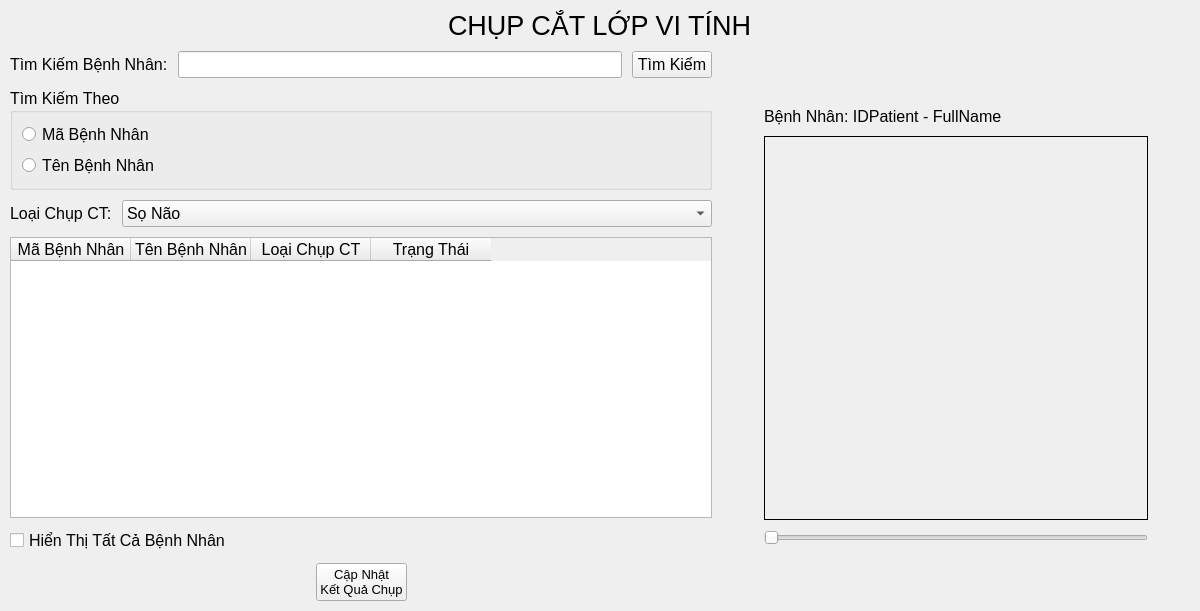
<?xml version="1.0" encoding="UTF-8"?>
<ui version="4.0">
 <class>CTScan</class>
 <widget class="QFrame" name="CTScan">
  <property name="geometry">
   <rect>
    <x>0</x>
    <y>0</y>
    <width>1200</width>
    <height>611</height>
   </rect>
  </property>
  <property name="font">
   <font>
    <pointsize>12</pointsize>
   </font>
  </property>
  <property name="windowTitle">
   <string>Frame</string>
  </property>
  <layout class="QVBoxLayout" name="verticalLayout_5" stretch="0,9">
   <property name="spacing">
    <number>10</number>
   </property>
   <property name="leftMargin">
    <number>10</number>
   </property>
   <property name="topMargin">
    <number>10</number>
   </property>
   <property name="rightMargin">
    <number>10</number>
   </property>
   <property name="bottomMargin">
    <number>10</number>
   </property>
   <item>
    <layout class="QHBoxLayout" name="horizontalLayout">
     <item>
      <spacer name="horizontalSpacer">
       <property name="orientation">
        <enum>Qt::Horizontal</enum>
       </property>
       <property name="sizeHint" stdset="0">
        <size>
         <width>40</width>
         <height>20</height>
        </size>
       </property>
      </spacer>
     </item>
     <item>
      <widget class="QLabel" name="label">
       <property name="font">
        <font>
         <pointsize>20</pointsize>
        </font>
       </property>
       <property name="text">
        <string>CHỤP CẮT LỚP VI TÍNH</string>
       </property>
      </widget>
     </item>
     <item>
      <spacer name="horizontalSpacer_2">
       <property name="orientation">
        <enum>Qt::Horizontal</enum>
       </property>
       <property name="sizeHint" stdset="0">
        <size>
         <width>40</width>
         <height>20</height>
        </size>
       </property>
      </spacer>
     </item>
    </layout>
   </item>
   <item>
    <layout class="QHBoxLayout" name="horizontalLayout_6" stretch="3,2">
     <item>
      <layout class="QVBoxLayout" name="verticalLayout_2" stretch="0,1,0,7,0,0">
       <property name="spacing">
        <number>10</number>
       </property>
       <property name="sizeConstraint">
        <enum>QLayout::SetDefaultConstraint</enum>
       </property>
       <property name="leftMargin">
        <number>0</number>
       </property>
       <property name="topMargin">
        <number>0</number>
       </property>
       <property name="rightMargin">
        <number>0</number>
       </property>
       <property name="bottomMargin">
        <number>0</number>
       </property>
       <item>
        <layout class="QHBoxLayout" name="horizontalLayout_2">
         <item>
          <widget class="QLabel" name="label_5">
           <property name="font">
            <font>
             <pointsize>12</pointsize>
            </font>
           </property>
           <property name="text">
            <string>Tìm Kiếm Bệnh Nhân:</string>
           </property>
          </widget>
         </item>
         <item>
          <widget class="QLineEdit" name="txtSearch">
           <property name="font">
            <font>
             <pointsize>12</pointsize>
            </font>
           </property>
          </widget>
         </item>
         <item>
          <widget class="QPushButton" name="btSearch">
           <property name="font">
            <font>
             <pointsize>12</pointsize>
            </font>
           </property>
           <property name="cursor">
            <cursorShape>PointingHandCursor</cursorShape>
           </property>
           <property name="text">
            <string>Tìm Kiếm</string>
           </property>
          </widget>
         </item>
        </layout>
       </item>
       <item>
        <widget class="QGroupBox" name="groupBox">
         <property name="font">
          <font>
           <pointsize>12</pointsize>
           <kerning>false</kerning>
          </font>
         </property>
         <property name="title">
          <string>Tìm Kiếm Theo</string>
         </property>
         <layout class="QVBoxLayout" name="verticalLayout">
          <item>
           <widget class="QRadioButton" name="radioBTIDPatient">
            <property name="font">
             <font>
              <pointsize>12</pointsize>
              <strikeout>false</strikeout>
              <kerning>false</kerning>
             </font>
            </property>
            <property name="text">
             <string>Mã Bệnh Nhân</string>
            </property>
           </widget>
          </item>
          <item>
           <widget class="QRadioButton" name="radioBTFullName">
            <property name="font">
             <font>
              <pointsize>12</pointsize>
             </font>
            </property>
            <property name="text">
             <string>Tên Bệnh Nhân</string>
            </property>
           </widget>
          </item>
         </layout>
        </widget>
       </item>
       <item>
        <layout class="QHBoxLayout" name="horizontalLayout_3" stretch="0,3">
         <item>
          <widget class="QLabel" name="label_4">
           <property name="font">
            <font>
             <pointsize>12</pointsize>
            </font>
           </property>
           <property name="text">
            <string>Loại Chụp CT:</string>
           </property>
          </widget>
         </item>
         <item>
          <widget class="QComboBox" name="comboTypeCTScan">
           <property name="font">
            <font>
             <pointsize>12</pointsize>
            </font>
           </property>
           <item>
            <property name="text">
             <string>Sọ Não</string>
            </property>
           </item>
           <item>
            <property name="text">
             <string>Phổi</string>
            </property>
           </item>
           <item>
            <property name="text">
             <string>Xương</string>
            </property>
           </item>
           <item>
            <property name="text">
             <string>Ổ Bụng</string>
            </property>
           </item>
          </widget>
         </item>
        </layout>
       </item>
       <item>
        <widget class="QTableWidget" name="dataTabPatient">
         <property name="font">
          <font>
           <family>MS Shell Dlg 2</family>
           <pointsize>12</pointsize>
          </font>
         </property>
         <property name="sizeAdjustPolicy">
          <enum>QAbstractScrollArea::AdjustToContents</enum>
         </property>
         <attribute name="horizontalHeaderDefaultSectionSize">
          <number>120</number>
         </attribute>
         <column>
          <property name="text">
           <string>Mã Bệnh Nhân</string>
          </property>
         </column>
         <column>
          <property name="text">
           <string>Tên Bệnh Nhân</string>
          </property>
         </column>
         <column>
          <property name="text">
           <string>Loại Chụp CT</string>
          </property>
         </column>
         <column>
          <property name="text">
           <string>Trạng Thái</string>
          </property>
         </column>
        </widget>
       </item>
       <item>
        <widget class="QCheckBox" name="checkAllPatient">
         <property name="font">
          <font>
           <pointsize>12</pointsize>
          </font>
         </property>
         <property name="text">
          <string>Hiển Thị Tất Cả Bệnh Nhân</string>
         </property>
        </widget>
       </item>
       <item>
        <layout class="QHBoxLayout" name="horizontalLayout_4">
         <item>
          <spacer name="horizontalSpacer_3">
           <property name="orientation">
            <enum>Qt::Horizontal</enum>
           </property>
           <property name="sizeHint" stdset="0">
            <size>
             <width>40</width>
             <height>20</height>
            </size>
           </property>
          </spacer>
         </item>
         <item>
          <widget class="QPushButton" name="btUpload">
           <property name="font">
            <font>
             <pointsize>10</pointsize>
            </font>
           </property>
           <property name="cursor">
            <cursorShape>PointingHandCursor</cursorShape>
           </property>
           <property name="text">
            <string>Cập Nhật
Kết Quả Chụp</string>
           </property>
          </widget>
         </item>
         <item>
          <spacer name="horizontalSpacer_4">
           <property name="orientation">
            <enum>Qt::Horizontal</enum>
           </property>
           <property name="sizeHint" stdset="0">
            <size>
             <width>40</width>
             <height>20</height>
            </size>
           </property>
          </spacer>
         </item>
        </layout>
       </item>
      </layout>
     </item>
     <item>
      <layout class="QHBoxLayout" name="horizontalLayout_5">
       <item>
        <spacer name="horizontalSpacer_5">
         <property name="orientation">
          <enum>Qt::Horizontal</enum>
         </property>
         <property name="sizeHint" stdset="0">
          <size>
           <width>40</width>
           <height>20</height>
          </size>
         </property>
        </spacer>
       </item>
       <item>
        <layout class="QVBoxLayout" name="verticalLayout_4">
         <property name="leftMargin">
          <number>10</number>
         </property>
         <property name="topMargin">
          <number>10</number>
         </property>
         <property name="rightMargin">
          <number>10</number>
         </property>
         <property name="bottomMargin">
          <number>10</number>
         </property>
         <item>
          <spacer name="verticalSpacer">
           <property name="orientation">
            <enum>Qt::Vertical</enum>
           </property>
           <property name="sizeHint" stdset="0">
            <size>
             <width>20</width>
             <height>18</height>
            </size>
           </property>
          </spacer>
         </item>
         <item>
          <layout class="QVBoxLayout" name="verticalLayout_3">
           <item>
            <widget class="QLabel" name="lbPatient">
             <property name="font">
              <font>
               <pointsize>12</pointsize>
              </font>
             </property>
             <property name="text">
              <string>Bệnh Nhân: IDPatient - FullName</string>
             </property>
            </widget>
           </item>
           <item>
            <widget class="QLabel" name="lbCTScanImg">
             <property name="minimumSize">
              <size>
               <width>384</width>
               <height>384</height>
              </size>
             </property>
             <property name="maximumSize">
              <size>
               <width>384</width>
               <height>384</height>
              </size>
             </property>
             <property name="frameShape">
              <enum>QFrame::Box</enum>
             </property>
             <property name="text">
              <string/>
             </property>
            </widget>
           </item>
           <item>
            <widget class="QSlider" name="hSlider">
             <property name="minimumSize">
              <size>
               <width>384</width>
               <height>0</height>
              </size>
             </property>
             <property name="maximumSize">
              <size>
               <width>384</width>
               <height>16777215</height>
              </size>
             </property>
             <property name="minimum">
              <number>1</number>
             </property>
             <property name="orientation">
              <enum>Qt::Horizontal</enum>
             </property>
            </widget>
           </item>
          </layout>
         </item>
         <item>
          <spacer name="verticalSpacer_2">
           <property name="orientation">
            <enum>Qt::Vertical</enum>
           </property>
           <property name="sizeHint" stdset="0">
            <size>
             <width>20</width>
             <height>40</height>
            </size>
           </property>
          </spacer>
         </item>
        </layout>
       </item>
       <item>
        <spacer name="horizontalSpacer_6">
         <property name="orientation">
          <enum>Qt::Horizontal</enum>
         </property>
         <property name="sizeHint" stdset="0">
          <size>
           <width>40</width>
           <height>20</height>
          </size>
         </property>
        </spacer>
       </item>
      </layout>
     </item>
    </layout>
   </item>
  </layout>
 </widget>
 <resources/>
 <connections/>
</ui>
